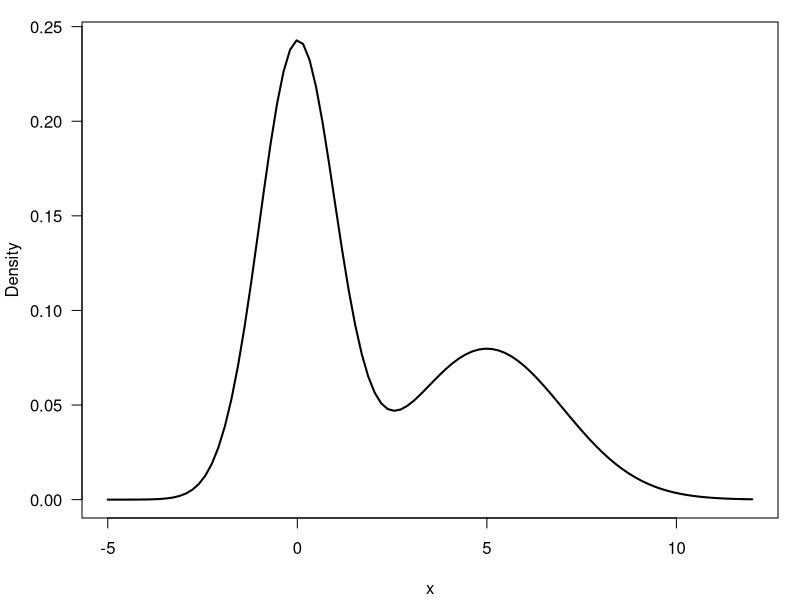
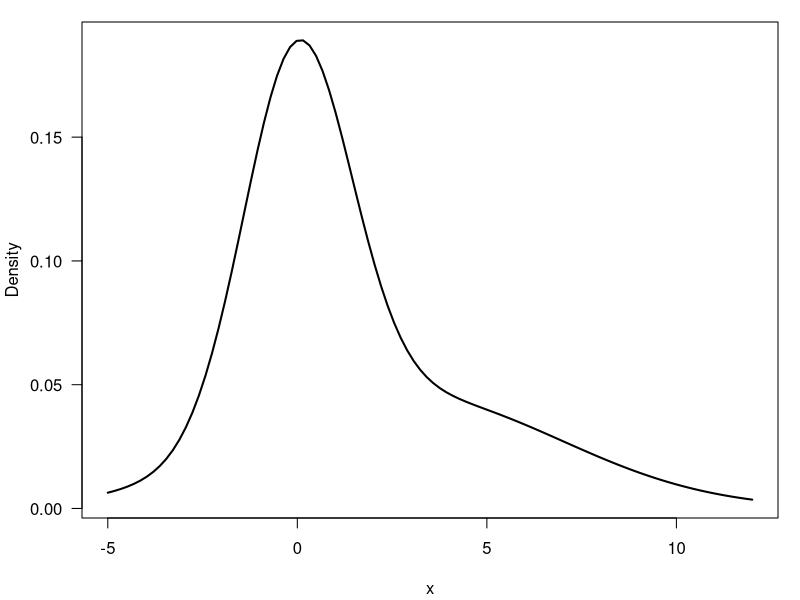
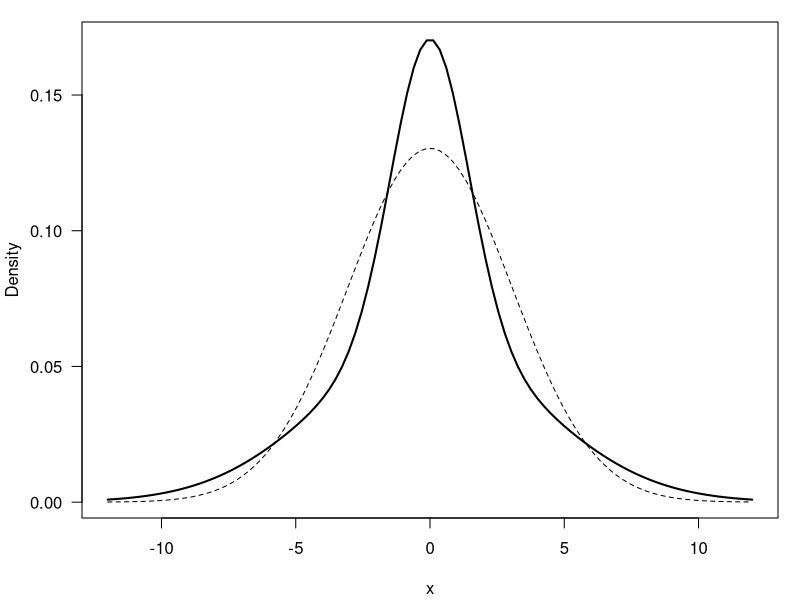
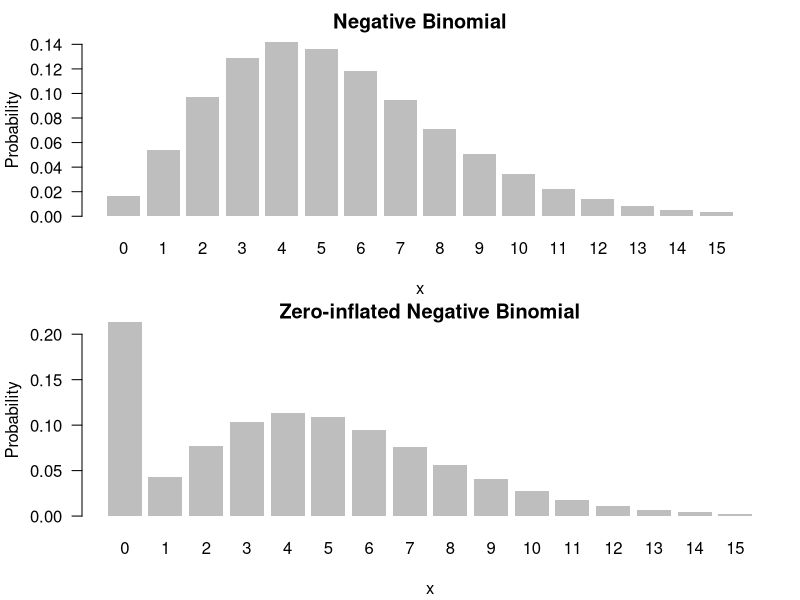
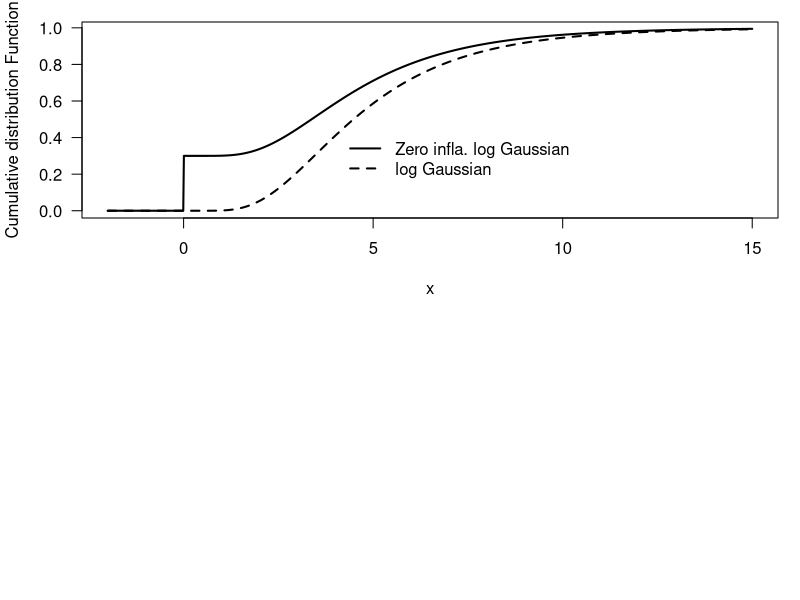
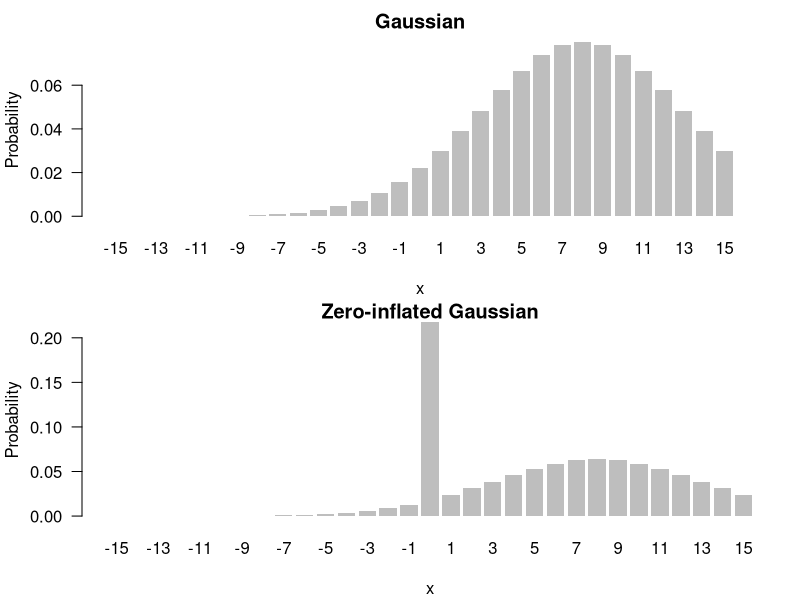
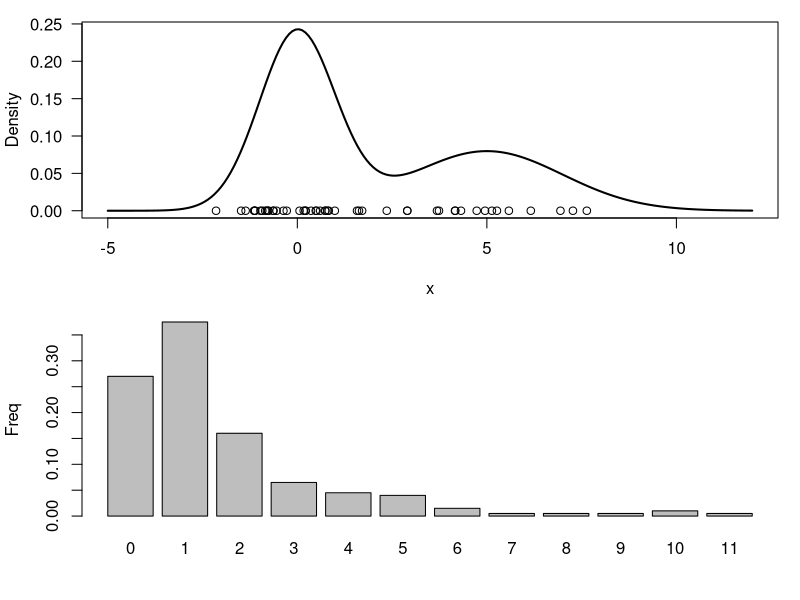

Here is the R script that generated these plots, in order:

### dnorm gives the density, 
### pnorm gives the distribution function, 
### qnorm gives the quantile function, 
### and rnorm generates random deviates.
dnorm(0,0,1) ## PDF,0.398,f(X=0) = 0.398
pnorm(0,0,1) ##CDF,0.5,表示P(X<=0) = 0.5 


############ 1.GMM #################
## mixture of 2 normal dist
## 1.1multi-modal:large difference in mean, little difference in var
x = seq(-5, 12, length=100)
y = 0.6*dnorm(x, 0, 1) + 0.4*dnorm(x, 5, 2)
par(mar=c(4,4,1,1)+0.1)
plot(x, y, type="l", ylab="Density", las=1, lwd=2)


## 1.2skewed: Mixture of univariate Gaussians, unimodal skewed
x = seq(-5, 12, length=100)
y = 0.55*dnorm(x, 0, sqrt(2)) + 0.45*dnorm(x, 3, 4)
par(mar=c(4,4,1,1)+0.1)
plot(x, y, type="l", ylab="Density", las=1, lwd=2)


## 1.3unimodal: heavy tail
x = seq(-12, 12, length=100)
## y和z的期望与方差都一样，但是y是单峰肥尾分布
y = 0.4*dnorm(x, 0, sqrt(2)) + 0.4*dnorm(x, 0,sqrt(16)) +  0.2*dnorm(x, 0, sqrt(20))
z = dnorm(x, 0, 0.4*sqrt(2) + 0.4*sqrt(16) + 0.2*sqrt(20))
par(mar=c(4,4,1,1)+0.1)
plot(x, y, type="l", ylab="Density", las=1, lwd=2)
lines(x,z,lty=2)


############ 2.zero-inflated #################
## Zero inflated negative binomial distribution
x = seq(0, 15)
y = dnbinom(x, 8, 0.6)
z = 0.2*c(1,rep(0,length(x)-1)) + (1-0.2)*y
par(mfrow=c(2,1))
par(mar=c(4,4,2,2)+0.1)
barplot(y, names.arg=x, las=1, xlab = "x", ylab="Probability", 
        border=NA, main="Negative Binomial")
par(mar=c(4,4,1,1)+0.1)
barplot(z, names.arg=x, las=1, xlab = "x", ylab="Probability", 
        border=NA, main="Zero-inflated Negative Binomial")

## Zero-inflated log Gaussian distribution
x = seq(-2, 15, length=1000)
y = plnorm(x, 1.5, 0.5) ## cdf
z = 0.3*as.numeric(x>=0) + (1-0.3)*y
par(mar=c(4,4,1,1)+0.1)
plot(x, y, type="l", las=1, lty=2, xlab="x", 
     ylab="Cumulative distribution Function", lwd=2)
lines(x, z, lty=1, lwd=2)
legend(4, 0.45, c("Zero infla. log Gaussian","log Gaussian"), 
       lty=c(1,2), bty="n", lwd=c(2,2))



## zero-inflated gaussain
x = seq(-15, 15)
y = dnorm(x, 8, 5)
z = 0.2*as.numeric(x ==0) + (1-0.2)*y
par(mfrow=c(2,1))
par(mar=c(4,4,2,2)+0.1)
barplot(y, names.arg=x, las=1, xlab = "x", ylab="Probability", 
        border=NA, main="Gaussian")
par(mar=c(4,4,1,1)+0.1)
barplot(z, names.arg=x, las=1, xlab = "x", ylab="Probability", 
        border=NA, main="Zero-inflated Gaussian")


######### 3，sampling from  hierarchical representation #################
# Generate n observations from a mixture of two Gaussian 
# distributions
n     = 50           # Size of the sample to be generated
w     = c(0.6, 0.4)  # Weights
mu    = c(0, 5)      # Means
sigma = c(1, 2)      # Standard deviations
cc    = sample(1:2, n, replace=T, prob=w)
x     = rnorm(n, mu[cc], sigma[cc])

# Plot f(x) along with the observations 
# just sampled
xx = seq(-5, 12, length=200)
yy = w[1]*dnorm(xx, mu[1], sigma[1]) + 
  w[2]*dnorm(xx, mu[2], sigma[2])
par(mar=c(4,4,1,1)+0.1)
plot(xx, yy, type="l", ylab="Density", xlab="x", las=1, lwd=2)
points(x, y=rep(0,n), pch=1)

# Generate n observations from a mixture of 3 poisson
# sample 200 random numbers from a mixture of 3 Poisson distributions 
# with means 1, 2 and 6 and weights 0.7, 0.2 and 0.1, respectively, 
# and generate a barplot with the empirical frequencies of all the integers 
# included in the sample.
n     = 200           # Size of the sample to be generated
w     = c(0.7, 0.2,0.1)  # Weights
lambda    = c(1, 2,6)      # Means
cc    = sample(1:3, n, replace=T, prob=w)
x     = rpois(n, lambda[cc])

# Plot f(x) along with the observations 
par(mar=c(4,4,1,1)+0.1)
barplot(table(x)/n,ylab="Freq")

